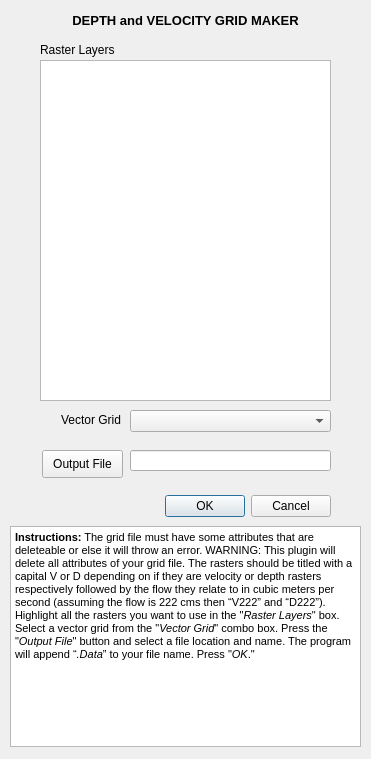
<?xml version="1.0" encoding="UTF-8"?>
<ui version="4.0">
 <class>inSALMODialogBase</class>
 <widget class="QDialog" name="inSALMODialogBase">
  <property name="geometry">
   <rect>
    <x>0</x>
    <y>0</y>
    <width>371</width>
    <height>759</height>
   </rect>
  </property>
  <property name="windowTitle">
   <string>FlowAndDepthFileMaker</string>
  </property>
  <widget class="QDialogButtonBox" name="button_box">
   <property name="geometry">
    <rect>
     <x>-10</x>
     <y>490</y>
     <width>341</width>
     <height>32</height>
    </rect>
   </property>
   <property name="orientation">
    <enum>Qt::Horizontal</enum>
   </property>
   <property name="standardButtons">
    <set>QDialogButtonBox::Cancel|QDialogButtonBox::Ok</set>
   </property>
  </widget>
  <widget class="QListWidget" name="listWidget">
   <property name="geometry">
    <rect>
     <x>40</x>
     <y>60</y>
     <width>291</width>
     <height>341</height>
    </rect>
   </property>
   <property name="selectionMode">
    <enum>QAbstractItemView::ExtendedSelection</enum>
   </property>
  </widget>
  <widget class="QPushButton" name="pushButton">
   <property name="geometry">
    <rect>
     <x>42</x>
     <y>450</y>
     <width>81</width>
     <height>28</height>
    </rect>
   </property>
   <property name="text">
    <string>Output File</string>
   </property>
  </widget>
  <widget class="QLineEdit" name="lineEdit">
   <property name="geometry">
    <rect>
     <x>130</x>
     <y>450</y>
     <width>201</width>
     <height>21</height>
    </rect>
   </property>
  </widget>
  <widget class="QComboBox" name="comboBox">
   <property name="geometry">
    <rect>
     <x>130</x>
     <y>410</y>
     <width>201</width>
     <height>22</height>
    </rect>
   </property>
  </widget>
  <widget class="QLabel" name="label">
   <property name="geometry">
    <rect>
     <x>40</x>
     <y>410</y>
     <width>81</width>
     <height>20</height>
    </rect>
   </property>
   <property name="layoutDirection">
    <enum>Qt::RightToLeft</enum>
   </property>
   <property name="text">
    <string>Vector Grid</string>
   </property>
   <property name="alignment">
    <set>Qt::AlignRight|Qt::AlignTrailing|Qt::AlignVCenter</set>
   </property>
  </widget>
  <widget class="QLabel" name="label_2">
   <property name="geometry">
    <rect>
     <x>20</x>
     <y>10</y>
     <width>331</width>
     <height>20</height>
    </rect>
   </property>
   <property name="font">
    <font>
     <pointsize>10</pointsize>
     <weight>75</weight>
     <bold>true</bold>
    </font>
   </property>
   <property name="text">
    <string>DEPTH and VELOCITY GRID MAKER</string>
   </property>
   <property name="textFormat">
    <enum>Qt::PlainText</enum>
   </property>
   <property name="alignment">
    <set>Qt::AlignCenter</set>
   </property>
  </widget>
  <widget class="QLabel" name="label_3">
   <property name="geometry">
    <rect>
     <x>40</x>
     <y>40</y>
     <width>181</width>
     <height>20</height>
    </rect>
   </property>
   <property name="layoutDirection">
    <enum>Qt::RightToLeft</enum>
   </property>
   <property name="text">
    <string>Raster Layers</string>
   </property>
   <property name="alignment">
    <set>Qt::AlignLeading|Qt::AlignLeft|Qt::AlignVCenter</set>
   </property>
  </widget>
  <widget class="QTextEdit" name="textEdit">
   <property name="geometry">
    <rect>
     <x>10</x>
     <y>526</y>
     <width>351</width>
     <height>221</height>
    </rect>
   </property>
   <property name="html">
    <string>&lt;!DOCTYPE HTML PUBLIC &quot;-//W3C//DTD HTML 4.0//EN&quot; &quot;http://www.w3.org/TR/REC-html40/strict.dtd&quot;&gt;
&lt;html&gt;&lt;head&gt;&lt;meta name=&quot;qrichtext&quot; content=&quot;1&quot; /&gt;&lt;style type=&quot;text/css&quot;&gt;
p, li { white-space: pre-wrap; }
&lt;/style&gt;&lt;/head&gt;&lt;body style=&quot; font-family:'MS Shell Dlg 2'; font-size:7.8pt; font-weight:400; font-style:normal;&quot;&gt;
&lt;p style=&quot; margin-top:12px; margin-bottom:12px; margin-left:0px; margin-right:0px; -qt-block-indent:0; text-indent:0px;&quot;&gt;&lt;span style=&quot; font-family:'MS Shell Dlg 2,sans-serif'; font-size:8pt; font-weight:600;&quot;&gt;Instructions:&lt;/span&gt;&lt;span style=&quot; font-family:'MS Shell Dlg 2,sans-serif'; font-size:8pt;&quot;&gt; The grid file must have some attributes that are deleteable or else it will throw an error. WARNING: This plugin will delete all attributes of your grid file. The rasters should be titled with a capital V or D depending on if they are velocity or depth rasters respectively followed by the flow they relate to in cubic meters per second (assuming the flow is 222 cms then “V222” and “D222”). Highlight all the rasters you want to use in the &amp;quot;&lt;/span&gt;&lt;span style=&quot; font-family:'MS Shell Dlg 2,sans-serif'; font-size:8pt; font-style:italic;&quot;&gt;Raster Layers&lt;/span&gt;&lt;span style=&quot; font-family:'MS Shell Dlg 2,sans-serif'; font-size:8pt;&quot;&gt;&amp;quot; box. Select a vector grid from the &amp;quot;&lt;/span&gt;&lt;span style=&quot; font-family:'MS Shell Dlg 2,sans-serif'; font-size:8pt; font-style:italic;&quot;&gt;Vector Grid&lt;/span&gt;&lt;span style=&quot; font-family:'MS Shell Dlg 2,sans-serif'; font-size:8pt;&quot;&gt;&amp;quot; combo box. Press the &amp;quot;&lt;/span&gt;&lt;span style=&quot; font-family:'MS Shell Dlg 2,sans-serif'; font-size:8pt; font-style:italic;&quot;&gt;Output File&lt;/span&gt;&lt;span style=&quot; font-family:'MS Shell Dlg 2,sans-serif'; font-size:8pt;&quot;&gt;&amp;quot; button and select a file location and name. The program will append “&lt;/span&gt;&lt;span style=&quot; font-family:'MS Shell Dlg 2,sans-serif'; font-size:8pt; font-style:italic;&quot;&gt;.Data&lt;/span&gt;&lt;span style=&quot; font-family:'MS Shell Dlg 2,sans-serif'; font-size:8pt;&quot;&gt;” to your file name. Press &amp;quot;&lt;/span&gt;&lt;span style=&quot; font-family:'MS Shell Dlg 2,sans-serif'; font-size:8pt; font-style:italic;&quot;&gt;OK&lt;/span&gt;&lt;span style=&quot; font-family:'MS Shell Dlg 2,sans-serif'; font-size:8pt;&quot;&gt;.&amp;quot;&lt;/span&gt;&lt;span style=&quot; font-size:8pt;&quot;&gt; &lt;/span&gt;&lt;/p&gt;&lt;/body&gt;&lt;/html&gt;</string>
   </property>
  </widget>
 </widget>
 <resources/>
 <connections>
  <connection>
   <sender>button_box</sender>
   <signal>accepted()</signal>
   <receiver>inSALMODialogBase</receiver>
   <slot>accept()</slot>
   <hints>
    <hint type="sourcelabel">
     <x>20</x>
     <y>20</y>
    </hint>
    <hint type="destinationlabel">
     <x>20</x>
     <y>20</y>
    </hint>
   </hints>
  </connection>
  <connection>
   <sender>button_box</sender>
   <signal>rejected()</signal>
   <receiver>inSALMODialogBase</receiver>
   <slot>reject()</slot>
   <hints>
    <hint type="sourcelabel">
     <x>20</x>
     <y>20</y>
    </hint>
    <hint type="destinationlabel">
     <x>20</x>
     <y>20</y>
    </hint>
   </hints>
  </connection>
 </connections>
</ui>
